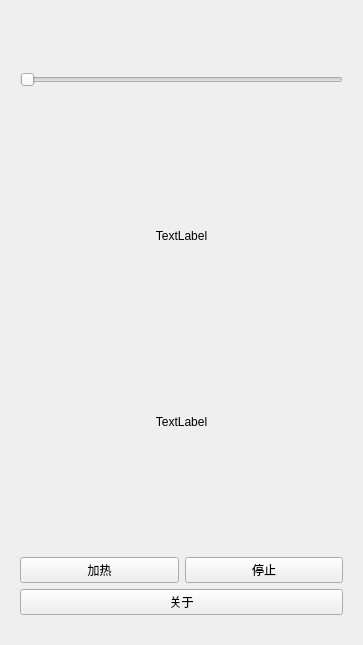
<?xml version="1.0" encoding="UTF-8"?>
<ui version="4.0">
 <class>XsnowPhoneHeaterClass</class>
 <widget class="QMainWindow" name="XsnowPhoneHeaterClass">
  <property name="geometry">
   <rect>
    <x>0</x>
    <y>0</y>
    <width>363</width>
    <height>645</height>
   </rect>
  </property>
  <property name="windowTitle">
   <string>XsnowPhoneHeater</string>
  </property>
  <widget class="QWidget" name="centralWidget">
   <layout class="QGridLayout" name="gridLayout">
    <property name="leftMargin">
     <number>20</number>
    </property>
    <property name="topMargin">
     <number>60</number>
    </property>
    <property name="rightMargin">
     <number>20</number>
    </property>
    <property name="bottomMargin">
     <number>30</number>
    </property>
    <item row="0" column="0" colspan="2">
     <widget class="QSlider" name="horizontalSlider">
      <property name="sizePolicy">
       <sizepolicy hsizetype="Expanding" vsizetype="Preferred">
        <horstretch>0</horstretch>
        <verstretch>0</verstretch>
       </sizepolicy>
      </property>
      <property name="minimumSize">
       <size>
        <width>0</width>
        <height>0</height>
       </size>
      </property>
      <property name="maximumSize">
       <size>
        <width>16777215</width>
        <height>40</height>
       </size>
      </property>
      <property name="baseSize">
       <size>
        <width>0</width>
        <height>0</height>
       </size>
      </property>
      <property name="minimum">
       <number>1</number>
      </property>
      <property name="maximum">
       <number>20</number>
      </property>
      <property name="pageStep">
       <number>1</number>
      </property>
      <property name="orientation">
       <enum>Qt::Horizontal</enum>
      </property>
     </widget>
    </item>
    <item row="3" column="0" colspan="2">
     <widget class="QLabel" name="label_2">
      <property name="text">
       <string>TextLabel</string>
      </property>
      <property name="alignment">
       <set>Qt::AlignCenter</set>
      </property>
     </widget>
    </item>
    <item row="6" column="0" colspan="2">
     <widget class="QPushButton" name="pushButton_3">
      <property name="text">
       <string>关于</string>
      </property>
     </widget>
    </item>
    <item row="2" column="0" colspan="2">
     <widget class="QLabel" name="label">
      <property name="text">
       <string>TextLabel</string>
      </property>
      <property name="alignment">
       <set>Qt::AlignCenter</set>
      </property>
     </widget>
    </item>
    <item row="4" column="0" colspan="2">
     <spacer name="verticalSpacer_2">
      <property name="orientation">
       <enum>Qt::Vertical</enum>
      </property>
      <property name="sizeType">
       <enum>QSizePolicy::Ignored</enum>
      </property>
      <property name="sizeHint" stdset="0">
       <size>
        <width>20</width>
        <height>40</height>
       </size>
      </property>
     </spacer>
    </item>
    <item row="5" column="0">
     <widget class="QPushButton" name="pushButton">
      <property name="text">
       <string>加热</string>
      </property>
     </widget>
    </item>
    <item row="1" column="0" colspan="2">
     <spacer name="verticalSpacer">
      <property name="orientation">
       <enum>Qt::Vertical</enum>
      </property>
      <property name="sizeType">
       <enum>QSizePolicy::Ignored</enum>
      </property>
      <property name="sizeHint" stdset="0">
       <size>
        <width>20</width>
        <height>40</height>
       </size>
      </property>
     </spacer>
    </item>
    <item row="5" column="1">
     <widget class="QPushButton" name="pushButton_2">
      <property name="text">
       <string>停止</string>
      </property>
     </widget>
    </item>
   </layout>
  </widget>
 </widget>
 <layoutdefault spacing="6" margin="11"/>
 <resources/>
 <connections/>
</ui>
